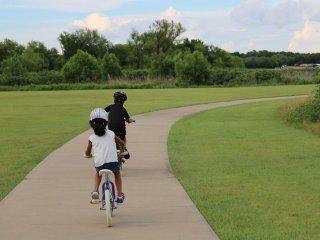
#> input picture data/kids.bmp, 320 x 240 px, found by its file name; its folder holds 2 pictures in this run
$ python KMEANs.py
#> lines starting #> are read from the running program, lines starting #| are printed output that depends on the picture
#> in main, image is the input picture: shape (240, 320, 3); mean R, G, B 132.8, 137.6, 105.7
import imageio
import os
import numpy as np
import matplotlib.pyplot as plt
from scipy.sparse import csc_matrix
from scipy.spatial.distance import cdist
import timeit

# np.random.seed(42)


def KMEANs_L2(image, k, image_name, plot=False):
    ''''
    pixels: an RGB image  (L*W*3)
    k : number of clusters

    output:
        lables for each pixel as array
        centroid of each cluster
    '''
#> called with k = 8, image_name = 'kids', plot = True
    # convert image into matrix (L*W, 3)
    pixels = image.reshape(-1, image.shape[2])

    flag = False
    errors = []
    # Randomly initialize centroids with data points;
    c = pixels[np.random.randint(pixels.shape[0], size=(1, k))[0], :].astype(float)
#> c = [[157, 150, 131], [130, 134, 73], [120, 130, 67], [174, 158, 142], [39, 49, 25], [116, 126, 63], [121, 137, 72], [120, 131, 62]]

    iterno = 300
    start = timeit.default_timer()
    for iter in range(0, iterno):
        c_old = c
        # compute the pairewise L2 distnace
        tmpdiff = cdist(pixels, c, 'euclidean')
        # assign the point to a cluster
        labels = np.argmin(tmpdiff, axis=1)

        # parts from code below taken from demo code
        # Update data assignment matrix;
        m = pixels.shape[0]
        P = csc_matrix((np.ones(m), (np.arange(0, m, 1), labels)), shape=(m, k))
        count = P.sum(axis=0)

        # if a cluster has no points, break
        if np.min(count) == 0:
            # print(count)
            flag = True
            break

        # x*P implements summation of data points assigned to a given cluster.
        c = np.array((P.T.dot(pixels)).T / count).T
        # compute how much a centroid changes
        e = np.linalg.norm(c - c_old, ord='fro')
        errors.append(e)
        # if converged then exit
        if e <= 1e-6:
            break
#> this loop made 76 passes
#> e on passes 1 to 12: 76.74, 33, 12.33, 11.73, 13.17, 8.81, 4.88, 3.37, 2.98, 2.97, 3.4, 3.87
#> after the loop, errors = 76 values, max 76.74 at index 0, min 0 at index 75, mean 3.16

    if flag: # if a cluster has no points, run the algorithm again with lesser k
        return KMEANs_L2(pixels, k - 1, plot=plot)
    else:
        stop = timeit.default_timer()
        print('Time to converge: ', stop - start, 'seconds')
        print('iterations to converge:- ', iter)

    plt.figure(0)
    plt.plot(range(len(errors)), errors)
    plt.xlabel('iteration')
    plt.ylabel('error')
    plt.title('convergence')
    plt.savefig(f'L2_{image_name}_convergence_k_{k}.png')
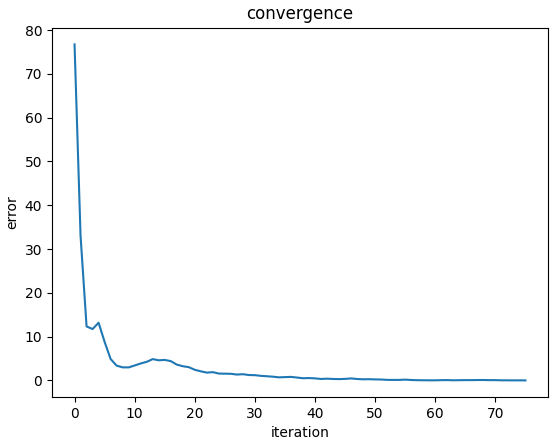
#> figure drawn by matplotlib, 1 panel; curve peaks at x = 0, y = 76.74

    if plot:
        plt.show()

    return labels+1, c


# [62 lines left out: function KMEANs_L1, not called in this run]

def main():
    image_name = 'kids'
    k = 8

    path = os.getcwd() + f'\\data\\{image_name}.bmp'
    image = imageio.v2.imread(path)

    classes, centroids = KMEANs_L2(image, k, image_name=image_name, plot=True)
#> centroids = [[166, 151.9, 135.7], [129, 140, 73.72], [141.6, 133.7, 115.7], [204.6, 214.6, 224.4], [30.24, 37.18, 20.59], [55.49, 66.49, 34.66], [114.1, 126.1, 64.35], [81.9, 91.76, 53.25]]
    print('num clusters:-', np.max(classes))
#| num clusters:- 8

    # prepare the compressed_image for plotting (coloring it)
    compressed_image = []
    for i in classes:
        compressed_image.append(centroids[i-1])
#> after the loop, compressed_image = 76800 items

    compressed_image = np.array(compressed_image)
    compressed_image = compressed_image.reshape(image.shape[0], image.shape[1], 3).astype(int)
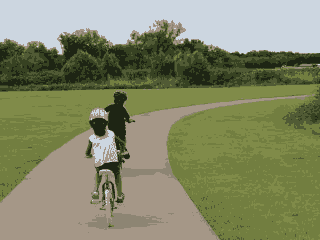
#> compressed_image: shape (240, 320, 3) int64; mean R, G, B 132.2, 137, 105.1
    plt.figure(1)
    plt.imshow(compressed_image)
    plt.title('Compressed image')
    plt.savefig(f'L2_{image_name}_compressed_k_{k}.png')
    plt.show()

if __name__ == "__main__":
    main()
